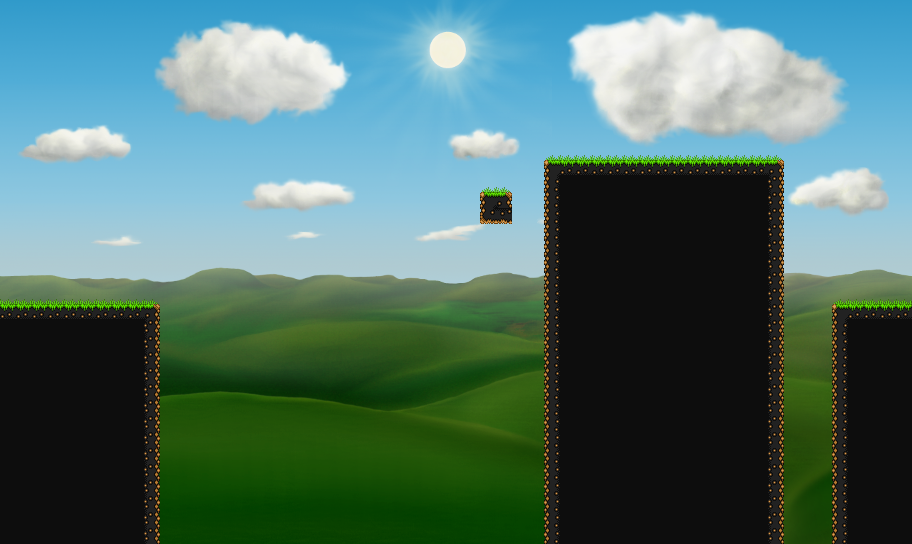

A level layout from a 2D game, rendered from its tile map. Below: a short description, then the map file with tile-grid data replaced by summaries:
An orthogonal 57x34 tile map with 16x16 px tiles, 2 tile layers (plataforms, grass), 1 hidden layer not drawn, 4 image layers and 8 objects (4x enemy, 2x glacier, character, me.levelEntity).

<map version="1.0" orientation="orthogonal" width="57" height="34" tilewidth="16" tileheight="16">
 <properties>
  <property name="baseHeight" value="130" />
  <property name="tools" value="json:[&quot;water&quot;,&quot;melt&quot;, &quot;poison&quot;]" />
 </properties>
 <tileset firstgid="1" name="tile" tilewidth="16" tileheight="16">
  <image source="../assets/tile.png" width="128" height="128" />
  <tile id="5">
   <properties>
    <property name="type" value="solid" />
   </properties>
  </tile>
  <tile id="6">
   <properties>
    <property name="type" value="lslope" />
   </properties>
  </tile>
  <tile id="7">
   <properties>
    <property name="type" value="rslope" />
   </properties>
  </tile>
  <tile id="14">
   <properties>
    <property name="type" value="solid" />
   </properties>
  </tile>
  <tile id="15">
   <properties>
    <property name="type" value="solid" />
   </properties>
  </tile>
 </tileset>
 <imagelayer name="sky" width="57" height="34">
  <image source="../assets/sky.png" />
 </imagelayer>
 <imagelayer name="ground" width="57" height="34">
  <image source="../assets/ground.png" />
 </imagelayer>
 <imagelayer name="clouds" width="57" height="34">
  <image source="../assets/clouds.png" />
  <properties>
   <property name="xSpeed" value="0.5" />
  </properties>
 </imagelayer>
 <imagelayer name="sun" width="57" height="34">
  <image source="../assets/sun.png" />
 </imagelayer>
 <layer name="plataforms" width="57" height="34">
  <data>[1938 cells, 589 non-empty, 8 distinct tile ids]</data>
 </layer>
 <objectgroup name="character" width="57" height="34">
  <object name="character" x="7" y="266" width="17" height="33">
   <properties>
    <property name="image" value="pjtile" />
    <property name="spriteheight" value="46" />
    <property name="spritewidth" value="32" />
   </properties>
  </object>
 </objectgroup>
 <layer name="grass" width="57" height="34" opacity="0.70">
  <data>[1938 cells, 32 non-empty, 3 distinct tile ids]</data>
 </layer>
 <objectgroup name="glacier" width="57" height="34">
  <object name="glacier" x="202" y="210" width="96" height="320">
   <properties>
    <property name="height" value="320" />
    <property name="width" value="96" />
   </properties>
  </object>
  <object name="glacier" x="348" y="129" width="96" height="400">
   <properties>
    <property name="height" value="384" />
    <property name="width" value="96" />
   </properties>
  </object>
 </objectgroup>
 <objectgroup name="Enemy" width="57" height="34">
  <object name="enemy" x="350" y="92" width="93" height="32" />
  <object name="enemy" x="206" y="167" width="93" height="37" />
  <object name="enemy" x="546" y="121" width="181" height="38" />
  <object name="enemy" x="659" y="118" width="124" height="42" />
 </objectgroup>
 <objectgroup name="me.levelEntity" width="57" height="34">
  <properties>
   <property name="" value="" />
  </properties>
  <object name="me.levelEntity" x="861" y="247" width="45" height="54">
   <properties>
    <property name="duration" value="250" />
    <property name="fade" value="#000" />
    <property name="to" value="level10" />
   </properties>
  </object>
 </objectgroup>
 <layer name="collision" width="57" height="34" visible="0">
  <data>[1938 cells, 108 non-empty, 1 distinct tile ids]</data>
 </layer>
</map>
